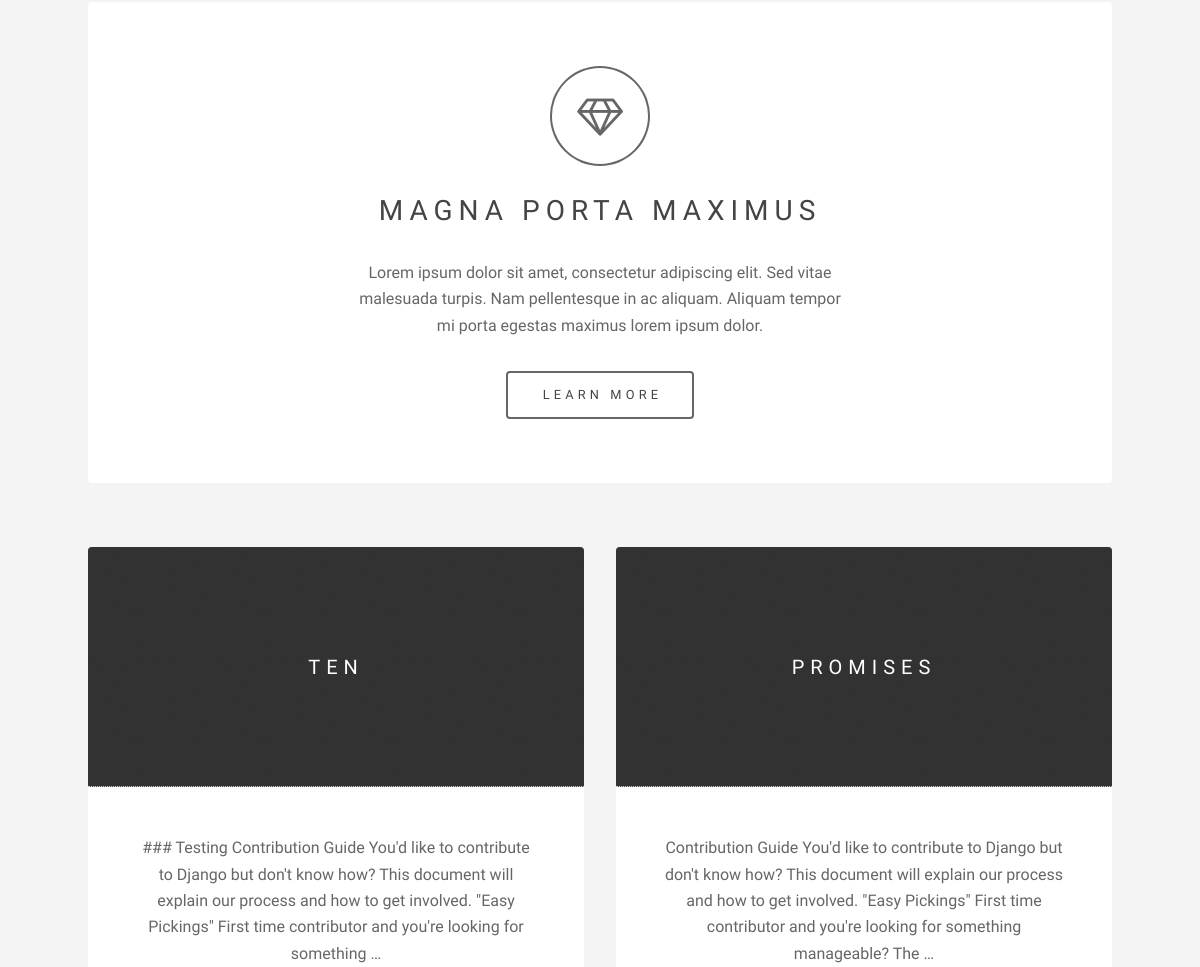
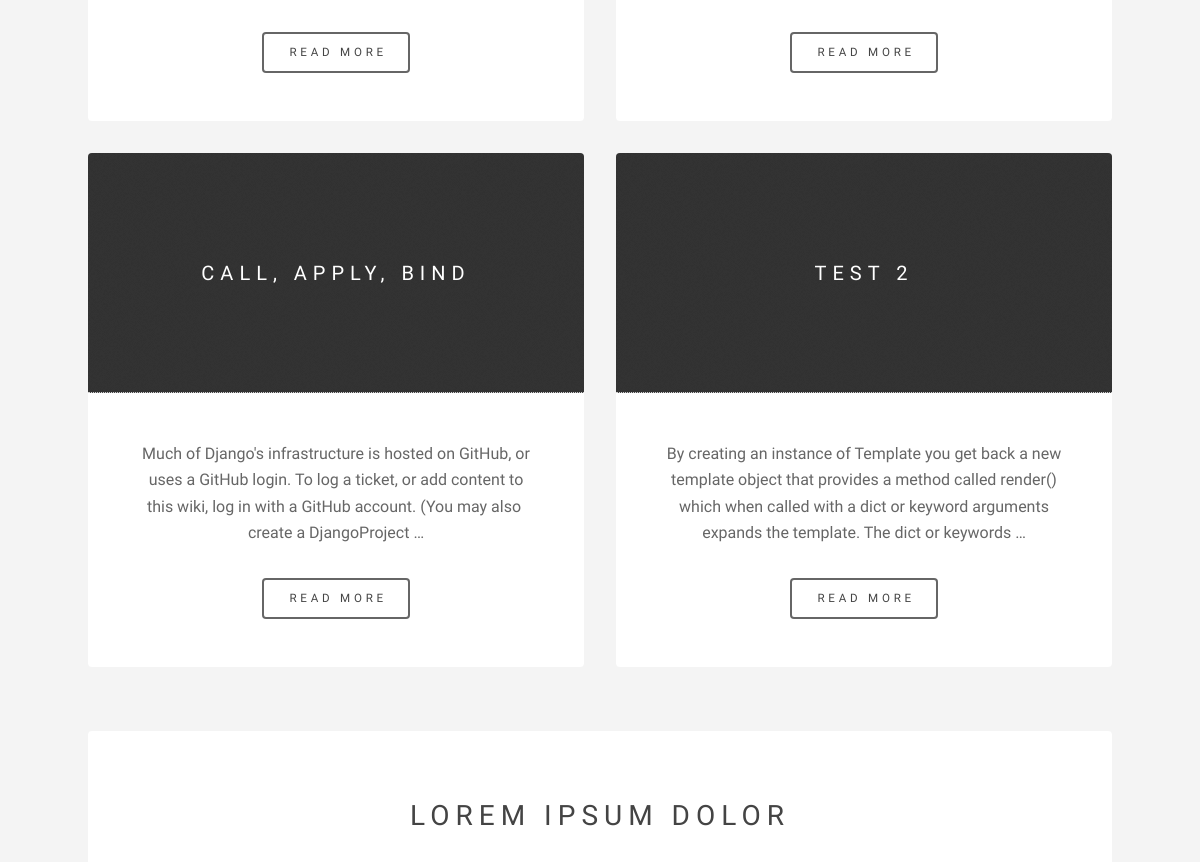
Before: / (middle part) with the older database file (2 pictures, top to bottom).
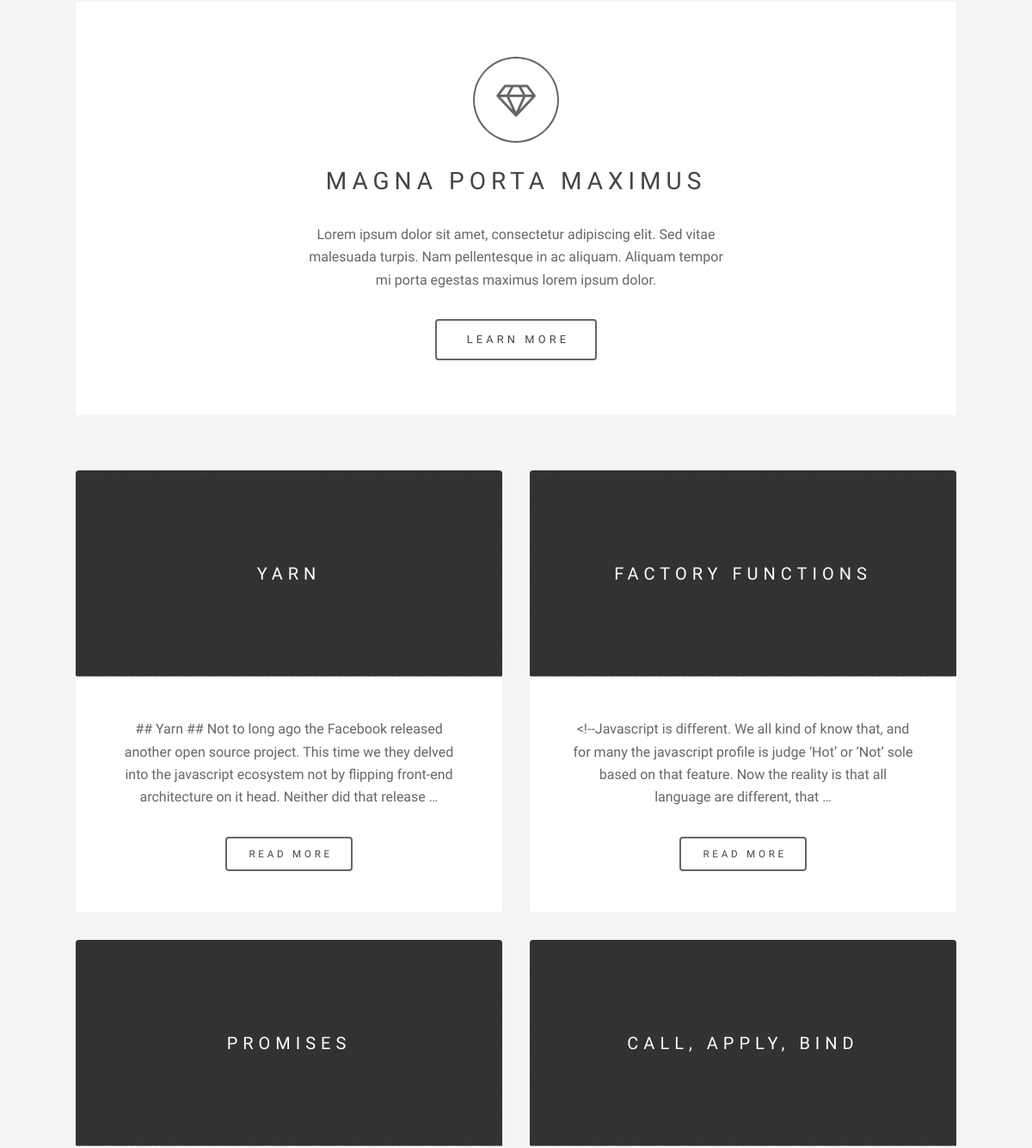
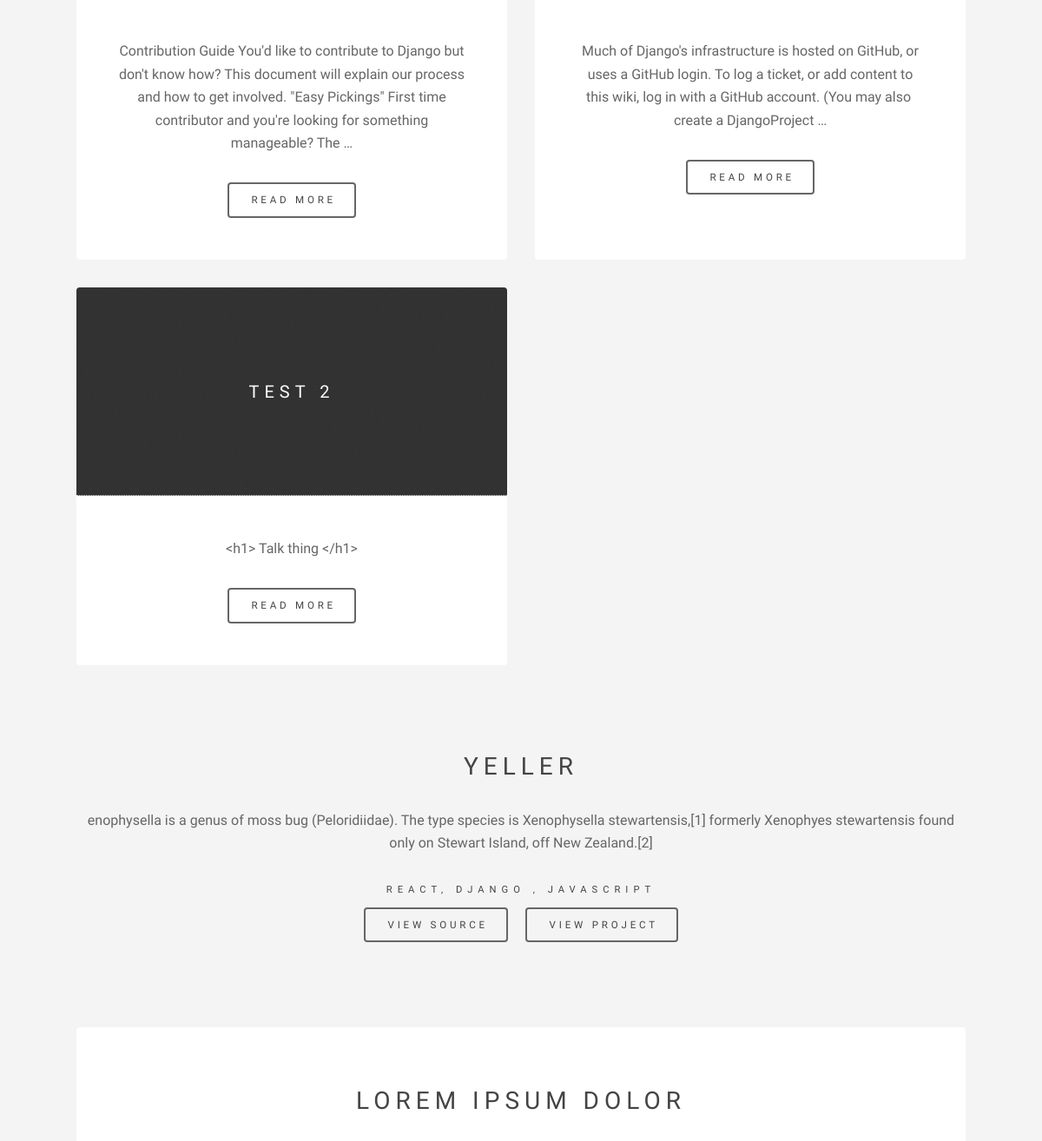
After: the same page with the newer database file (2 pictures, top to bottom).
### blog/models.py (models this page shows, shortened)
class Blog(models.Model):
   author = models.CharField(max_length=20, blank=True)
   post_title = models.CharField(max_length=50)
   post_content = models.TextField()
   date_create = models.DateTimeField('data published')
   img_url = models.URLField(max_length=300, blank=True)
   tags = models.ManyToManyField(Tag)

### mainsite/models.py (models this page shows, shortened)
class Project(models.Model):
    project_name = models.CharField(max_length=30)
    img_url = models.URLField(max_length=50)
    repo_url = models.URLField(max_length=50)
    project_url = models.URLField(max_length=50)
    description = models.CharField(max_length=300)
    technologies =  models.CharField(max_length=100)

### mainsite/views.py (the view)
# urls.py: url(r'^$', index, name="index"),
def index(request):
    return render(request, "mainsite/index.html", { "blogs": Blog.objects.all().order_by("-date_create")[0:6] , 'projects': Project.objects.all() })

### mainsite/templates/mainsite/index.html (shortened to what this page needs)
<!DOCTYPE HTML>
{% load static %}
<html>
	<head>
        <link rel="stylesheet" href="{% static 'mainsite/styles/main.css'%}" />
	</head>
	<body>
			<div id="wrapper">
					<section id="intro" class="main">
						<span class="icon fa-diamond major"></span>
						<h2>Magna porta maximus</h2>
						<p>Lorem ipsum dolor sit amet, consectetur adipiscing elit. Sed vitae<br />
						malesuada turpis. Nam pellentesque in ac aliquam. Aliquam tempor<br />
						mi porta egestas maximus lorem ipsum dolor.</p>
						<ul class="actions">
							<li><a href="#" class="button big">Learn More</a></li>
						</ul>
					</section>
					<section class="main items">
                    {% for blog in blogs %}
						<article class="item">
							<header>
                                <a href="/blog/{{blog.pk}}"><img src="{{ blog.img_url }}" alt="" /></a>
                                <h3> {{ blog.post_title }} </h3>
							</header>
                            <p> {{ blog.post_content|truncatewords:"35" }} </p>
							<ul class="actions">
                                <li><a href="blog/{{ blog.pk }}" class="button">Read More</a></li>
							</ul>
						</article>
                    {% endfor %}
				</section>
                   {% for project in projects %}
					<section id="cta" class="main special">
                        <h2>{{ project.project_name}} </h2>
                        <p>{{project.description}}</p>
                        <h6>{{ project.technologies }}</h6>
						<ul class="actions">
                            <li><a href="{{project.repo_url}}" class="button">View Source</a></li>
                            <li><a href="{{project.project_url}}" class="button">View Project</a></li>
						</ul>
                    {% endfor %}
					</section>
					<section id="main" class="main">
						<header>
							<h2>Lorem ipsum dolor</h2>
						</header>
					</section>
			</div>
	</body>
</html>

Changed rows visible on the page:
added Blog: post_content "## Yarn ## Not to long ago the Facebook released another open source project. This time we they delved into the javascript ecosystem not by flipping front-end architecture on it head. Neither did that release …"
changed Blog: post_content "### Testing Contribution Guide You'd like to contribute to Django but don't know how? This document will explain our process and how to get involved. \"Easy Pickings\" First time contributor and you're looking for something …" → "<!--Javascript is different. We all kind of know that, and for many the javascript profile is judge ‘Hot’ or ‘Not’ sole based on that feature. Now the reality is that all language are different, that …"
changed Blog: post_content "By creating an instance of Template you get back a new template object that provides a method called render() which when called with a dict or keyword arguments expands the template. The dict or keywords …" → "<h1> Talk thing </h1>"
added Project: project_name "YELLER", description "enophysella is a genus of moss bug (Peloridiidae). The type species is Xenophysella stewartensis,[1] formerly Xenophyes stewartensis found only on Stewart Island, off New Zealand.[2]", technologies "REACT, DJANGO , JAVASCRIPT"
